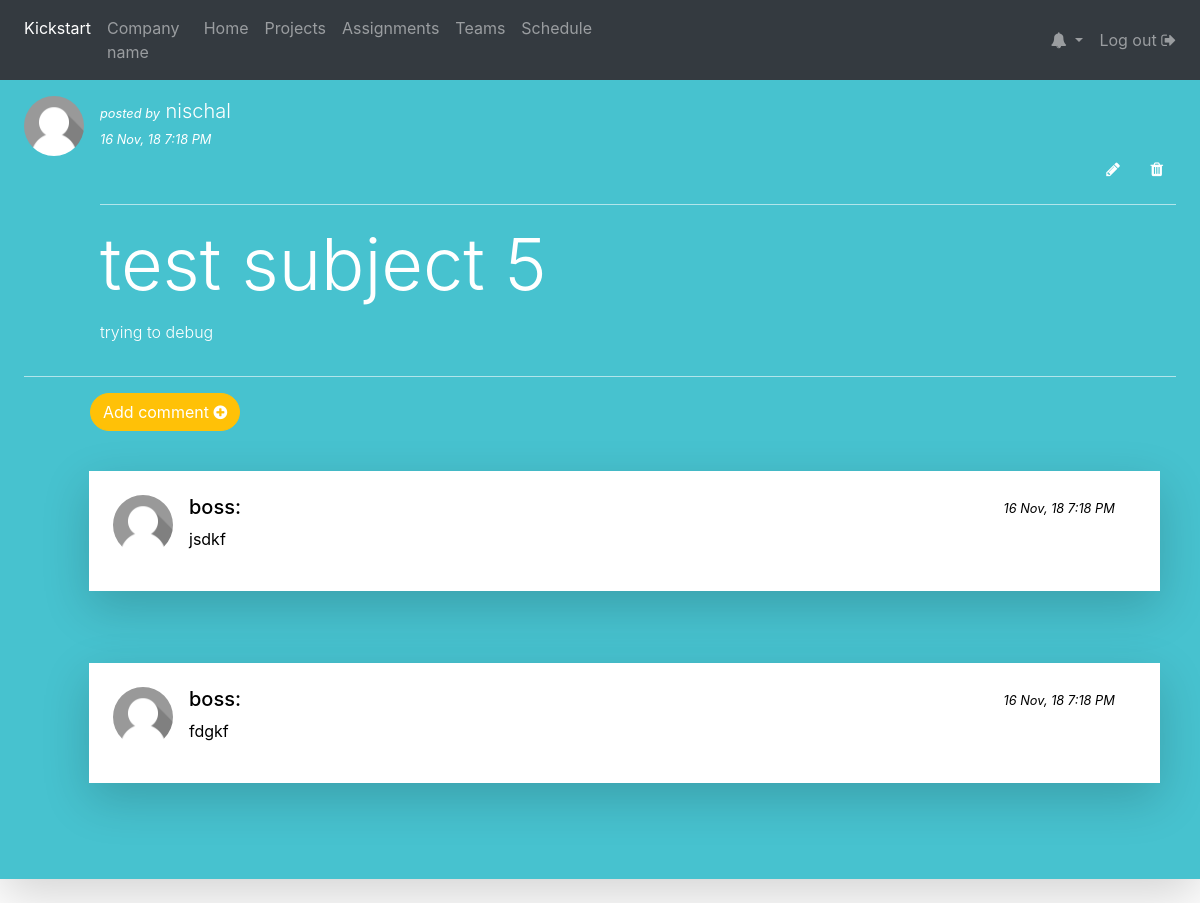
The page /blog/post/5/ on the database its author committed.
### blog/models.py (models this page shows, shortened)
class post(models.Model):
    title = models.CharField(max_length=200)
    content = models.TextField()
    timestamp = models.DateTimeField(auto_now_add=True)
    author = models.ForeignKey(User, on_delete=models.SET_NULL, null=True)

class comment(models.Model):
    post = models.ForeignKey(post, on_delete=models.CASCADE,default='')
    content = models.CharField(max_length=1000)
    timestamp = models.DateTimeField(auto_now_add=True)
    author = models.ForeignKey(User, on_delete=models.SET_NULL, null=True)

### blog/views.py (the view)
# urls.py: path('post/<int:pk>/', views.details, name='details'),
def details(request, pk):
    posts = get_object_or_404(post,id=pk)
    comments = comment.objects.filter(post=posts)
    posts_dict_details = {'posts':posts, 'allcomments': comments}
    return render(request, 'blog/details.html', posts_dict_details)

### templates/blog/details.html
{% extends 'blog/base.html' %}
{% load  staticfiles %}
{% block body %}
    <br><br><br>
    <div class="shadow-lg p-4 mb-4" style="padding: 30px;background-color: #47c2cf;color:white;">
        <div class="media">
            <img src="{% static 'images/default.png' %}" class="align-self-start mr-3 rounded-circle"
                 style="width:60px">
            <div class="media-body">
                <span class="font-italic"><small> posted by</small></span><span
                        class="lead"> {{ posts.author }} </span><br><span class="font-italic"><small>
                    {{ posts.timestamp|date:"d M, y  g:i A" }}</small></span>
                <p class="text-right">
                <a class="btn btn-default" href="{% url 'editpost' pk=posts.pk %}"><span
                        class="fa fa-pencil"></span></a>
                <a class="btn btn-default" href="{% url 'deletepost' pk=posts.pk %}"><span
                        class="fa fa-trash"></span></a>
                </p>
                <hr style="border-color: #ffffff94">
                <h1 class="display-3">{{ posts.title }}</h1>
                <p class="font-weight-light" style="padding-top: 5px;">{{ posts.content }}</p>
            </div>
        </div>
        <hr style="border-color: #ffffff94">
        <p class="text-left" style="margin-left: 66px;">
            <a href="{% url 'add-comment' pk=posts.pk %}" class="btn btn-warning" role="button"
               style="border-radius: 20px;color: white;">Add
                comment <span class="fa fa-plus-circle"></span></a>
        </p>
    <br>
        {% for comment in allcomments %}
            <div class="shadow-lg p-4 mb-4" style="background-color: white;color:black;width: 93%;margin-left: 65px;">
            <div class="media">
                 <img src="{% static 'images/default.png' %}" class="align-self-start mr-3 rounded-circle"
                         style="width:60px">
                <div class="media-body">
                <div class="row">
                    <div class="col-lg-10">
                        <h5>{{ comment.author }}:</h5>
                        <p class="font-weight-normal">{{ comment.content }}</p>
                    </div>
                    <div class="col-lg-2">
                        <span class="font-italic"><small>
                    {{ posts.timestamp|date:"d M, y  g:i A" }}</small></span>
                    </div>
                </div>
            </div>
            </div>
            </div>
            <br><br>
        {% endfor %}
    </div>
{% endblock %}

### templates/blog/base.html (style rules this page uses)
a, a:hover { color: white; text-decoration: none; }

### rows shown on the page
post: author "nischal", timestamp "16 Nov, 18 7:18 PM", title "test subject 5", content "trying to debug"
comment: author "boss", content "jsdkf"
comment: author "boss", content "fdgkf"
